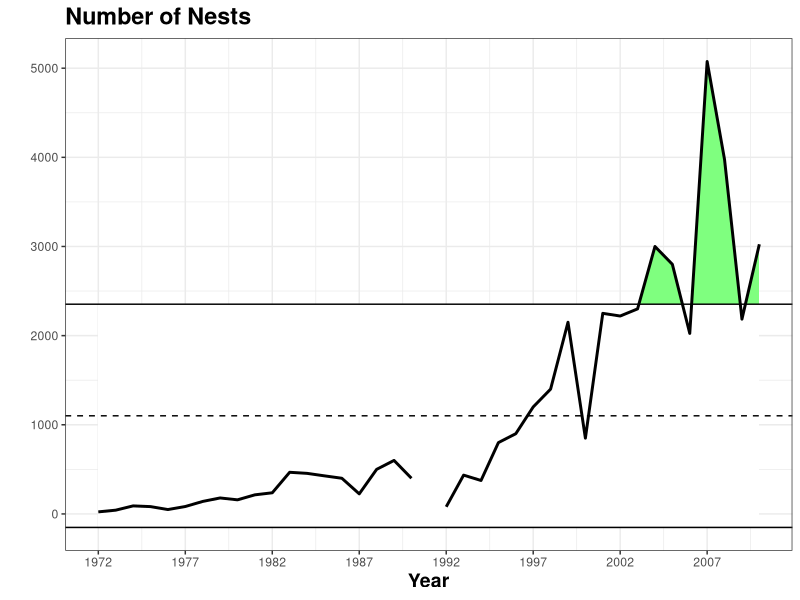

Reproduce this figure in R.
## ---- chunk 1
#Using
library(ggplot2)
library(dplyr)

#Testing
## ---- chunk 2
br_peli<-read.csv("Test Data/brown_peli.csv")
bl_crab<-read.csv("Test Data/bluecrab_cat.csv")
gi_rsl<-read.csv("Test Data/GI_RSL.csv")
## ---- chunk 3
data_prep_fn <-function (df) {
  df_list<-vector("list", 5)
  names(df_list)<-c("data", "pos", "neg", "labs", "vals")

  #Data used for everything
  df_dat<-df[4:nrow(df),c(1:ncol(df))] 
  
  if (ncol(df_dat)<2.5) {
    colnames(df_dat)<-c("year","value")
    df_dat$value<- as.numeric(df_dat$value)
    
    mean<-mean(as.numeric(df_dat$value), na.rm = T)
    sd<-sd(as.numeric(df_dat$value), na.rm = T)
    
    df_dat$valence[df_dat$value>=mean]<-"pos"
    df_dat$valence[df_dat$value< mean]<-"neg"
    df_dat$min <- ifelse(df_dat$value >= mean, mean, df_dat$value)
    df_dat$max <- ifelse(df_dat$value >= mean, df_dat$value, mean)
    df_dat$year <- as.numeric(df_dat$year)
    df_dat} else {
      
      sub_list<-list() 
      for (i in 2:ncol(df_dat)){
        sub_df<-df_dat[,c(1,i)]
        df_lab<-df[1:3,] #For example sake cutting to only col I need
        ind<-df_lab[3,]
        colnames(sub_df)<-c("year","value")
        # sub_df$value<- as.numeric(sub_df$value)
        sub_df<-as.data.frame(lapply(sub_df, as.numeric))
        
        mean<-mean(as.numeric(sub_df$value), na.rm = T)
        sd<-sd(as.numeric(sub_df$value), na.rm = T)
        
        sub_df$valence[sub_df$value>=mean]<-"pos"
        sub_df$valence[sub_df$value< mean]<-"neg"
        sub_df$min <- ifelse(sub_df$value >= mean, mean, sub_df$value)
        sub_df$max <- ifelse(sub_df$value >= mean, sub_df$value, mean)
        sub_df$year <- as.numeric(sub_df$year)
        sub_df$subnm<-ind[,i]
        sub_list[[i]]<-sub_df
        
      }
      df_dat<-do.call("rbind",sub_list)
    }
  df_list$data<-df_dat
  

#Pos data set used for main plot

  if(ncol(df_dat)<6){
    mean<-mean(as.numeric(df_dat$value), na.rm = T)
    sd<-sd(as.numeric(df_dat$value), na.rm = T)
    pos<-df_dat
    pos$value<-ifelse(pos$valence == "pos",pos$value, mean)
    pos} else {
      sub_list<-list()
      subs<-unique(df_dat$subnm)
      for (i in 1:length(subs)){
        sub_df<-df_dat[df_dat$subnm==subs[i],]
        mean<-mean(as.numeric(sub_df$value), na.rm = T)
        sd<-sd(as.numeric(sub_df$value), na.rm = T)
        pos<-sub_df
        pos$value<-ifelse(pos$valence == "pos",pos$value, mean)
        pos$subnm<-subs[i]
        pos$mean<-mean
        pos$sd<-sd
        sub_list[[i]]<-pos
      }
      pos<-do.call("rbind",sub_list)
    }
      df_list$pos<-pos


#Neg data set used for main plot
  if(ncol(df_dat)<6){
    mean<-mean(as.numeric(df_dat$value), na.rm = T)
    sd<-sd(as.numeric(df_dat$value), na.rm = T)
    neg<-df_dat
    neg$value<-ifelse(neg$valence == "neg",neg$value, mean)
    neg} else {
      sub_list<-list()
      subs<-unique(df_dat$subnm)
      for (i in 1:length(subs)){
        sub_df<-df_dat[df_dat$subnm==subs[i],]
        mean<-mean(as.numeric(sub_df$value), na.rm = T)
        sd<-sd(as.numeric(sub_df$value), na.rm = T)
        neg<-sub_df
        neg$value<-ifelse(neg$valence == "neg",neg$value, mean)
        neg$subnm<-subs[i]
        neg$mean<-mean
        neg$sd<-sd
        sub_list[[i]]<-neg
      }
      neg<-do.call("rbind",sub_list)
    }
      df_list$neg<-neg
      
df_list$labs<-df[1:3, c(1:ncol(df))]

#Independent values used throughout
  if(ncol(df_dat)<6){
    mean<-mean(as.numeric(df_dat$value), na.rm = T)
    sd<-sd(as.numeric(df_dat$value), na.rm = T)
    
    #Trend Analysis
    last5<-df_dat[df_dat$year > max(df_dat$year)-5,]
    #Mean Trend
    last5_mean<-mean(last5$value) # mean value last 5 years
    mean_tr<-if_else(last5_mean>mean+sd, "ptPlus", if_else(last5_mean<mean-sd, "ptMinus","ptSolid")) #qualify mean trend
    mean_sym<-if_else(last5_mean>mean+sd, "+", if_else(last5_mean<mean-sd, "-","●")) #qualify mean trend
    mean_word<-if_else(last5_mean>mean+sd, "greater", if_else(last5_mean<mean-sd, "below","within")) #qualify mean trend
    
    #Slope Trend
    lmout<-summary(lm(last5$value~last5$year))
    last5_slope<-coef(lmout)[2,1] * 5 #multiply by years in the trend (slope per year * number of years=rise over 5 years)
    slope_tr<-if_else(last5_slope>sd, "arrowUp", if_else(last5_slope< c(-sd), "arrowDown","arrowRight"))
    slope_sym<-if_else(last5_slope>sd, "↑", if_else(last5_slope< c(-sd), "↓","→"))
    slope_word<-if_else(last5_slope>sd, "an increasing", if_else(last5_slope< c(-sd), "a decreasing","a stable"))
    
    #Dataframe
    vals<-data.frame(mean=mean,
                     sd=sd,
                     mean_tr=mean_tr,
                     slope_tr=slope_tr,
                     mean_sym=mean_sym,
                     slope_sym=slope_sym,
                     mean_word=mean_word,
                     slope_word=slope_word)
    vals} else {
      sub_list<-list()
      subs<-unique(df_dat$subnm)
      for (i in 1:length(subs)){
        sub_df<-df_dat[df_dat$subnm==subs[i],]
        minyear<-min(na.omit(sub_df)$year)
        maxyear<-max(na.omit(sub_df)$year)
        allminyear<-min(df_dat$year)
        allmaxyear<-max(df_dat$year)
        mean<-mean(as.numeric(sub_df$value), na.rm = T)
        sd<-sd(as.numeric(sub_df$value), na.rm = T)
        
        #Trend Analysis
        last5<-sub_df[sub_df$year > max(sub_df$year)-5,]
        #Mean Trend
        last5_mean<-mean(last5$value) # mean value last 5 years
        mean_tr<-if_else(last5_mean>mean+sd, "ptPlus", if_else(last5_mean<mean-sd, "ptMinus","ptSolid")) #qualify mean trend
        mean_sym<-if_else(last5_mean>mean+sd, "+", if_else(last5_mean<mean-sd, "-","●")) #qualify mean trend
        mean_word<-if_else(last5_mean>mean+sd, "greater", if_else(last5_mean<mean-sd, "below","within")) #qualify mean trend
        
        #Slope Trend
        lmout<-summary(lm(last5$value~last5$year))
        last5_slope<-coef(lmout)[2,1] * 5 #multiply by years in the trend (slope per year * number of years=rise over 5 years)
        slope_tr<-if_else(last5_slope>sd, "arrowUp", if_else(last5_slope< c(-sd), "arrowDown","arrowRight"))
        slope_sym<-if_else(last5_slope>sd, "↑", if_else(last5_slope< c(-sd), "↓","→"))
        slope_word<-if_else(last5_slope>sd, "an increasing", if_else(last5_slope< c(-sd), "a decreasing","a stable"))
        
        vals<-data.frame(allminyear=allminyear,
                         allmaxyear=allmaxyear,
                         minyear=minyear,
                         maxyear=maxyear,
                         mean=mean,
                         sd=sd,
                         mean_tr=mean_tr,
                         slope_tr=slope_tr,
                         mean_sym=mean_sym,
                         slope_sym=slope_sym,
                         mean_word=mean_word,
                         slope_word=slope_word,
                         subnm=subs[i])
        
        
        sub_list[[i]]<-vals
      }
      vals<-do.call("rbind",sub_list)

    }
  df_list$vals<-vals
  df_list
}

## ---- chunk 4
peli_df<-data_prep_fn(br_peli)
## ---- chunk 5
plot_fn_obj<-function(df_obj) {
  
  
  if (ncol(df_obj$data)<5.5){
    #single plot
    plot_main<-ggplot(data=df_obj$data, aes(x=year, y=value))+
      geom_ribbon(data=df_obj$pos, aes(group=1,ymax=max, ymin=df_obj$vals$mean),fill="#7FFF7F")+
      geom_ribbon(data=df_obj$neg, aes(group=1,ymax=df_obj$vals$mean, ymin=min), fill="#FF7F7F")+
      geom_rect(aes(xmin=min(df_obj$data$year),xmax=max(df_obj$data$year),ymin=df_obj$vals$mean-df_obj$vals$sd, ymax=df_obj$vals$mean+df_obj$vals$sd), fill="white")+
      geom_hline(yintercept=df_obj$vals$mean, lty="dashed")+
      geom_hline(yintercept=df_obj$vals$mean+df_obj$vals$sd)+
      geom_hline(yintercept=df_obj$vals$mean-df_obj$vals$sd)+
      geom_line(aes(group=1), lwd=1)+
      labs(x="Year", y=df_obj$labs[2,2], title = df_obj$labs[1,2])+
      theme_bw() + theme(title = element_text(size=14, face = "bold"))
    
    if (max(df_obj$data$year)-min(df_obj$data$year)>20) {
      plot_main<-plot_main+scale_x_continuous(breaks = seq(min(df_obj$data$year),max(df_obj$data$year),5))
    } else {
      plot_main<-plot_main+scale_x_continuous(breaks = seq(min(df_obj$data$year),max(df_obj$data$year),2))
    }
    plot_main
    
  } else {
    #facet plot
    
    plot_sec<-ggplot(data=df_obj$data, aes(x=year, y=value))+
      facet_wrap(~subnm, ncol=ifelse(length(unique(df_obj$data$subnm))<4, 1, 2), scales = "free_y")+
      geom_ribbon(data=df_obj$pos, aes(group=subnm,ymax=max, ymin=mean),fill="#7FFF7F")+
      geom_ribbon(data=df_obj$neg, aes(group=subnm,ymax=mean, ymin=min), fill="#FF7F7F")+
      geom_rect(data=merge(df_obj$data,df_obj$vals), aes(xmin=allminyear,xmax=allmaxyear,ymin=mean-sd, ymax=mean+sd), fill="white")+
      geom_hline(aes(yintercept=mean), lty="dashed",data=df_obj$vals)+
      geom_hline(aes(yintercept=mean+sd),data=df_obj$vals)+
      geom_hline(aes(yintercept=mean-sd),data=df_obj$vals)+
      geom_line(aes(group=1), lwd=0.75)+
      labs(x="Year", y=df_obj$labs[2,2], title = df_obj$labs[1,2])+
      theme_bw()+theme(strip.background = element_blank(),
                       strip.text = element_text(face="bold"),
                       title = element_text(size=14, face = "bold"))
    
    if (max(df_obj$data$year)-min(df_obj$data$year)>20) {
      plot_sec<-plot_sec+scale_x_continuous(breaks = seq(min(df_obj$data$year),max(df_obj$data$year),5))
    } else {
      # plot_sec<-plot_sec+scale_x_continuous(breaks = seq(min(df_obj$data$year),max(df_obj$data$year),2))
    }
    plot_sec
    
  }
}

## ---- chunk 6
plot_fn_obj(peli_df)


